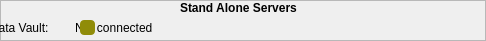
   <widget class="QFrame" name="remoteFrame">
    <property name="geometry">
     <rect>
      <x>5</x>
      <y>280</y>
      <width>486</width>
      <height>41</height>
     </rect>
    </property>
    <property name="styleSheet">
     <string notr="true">#remoteFrame{
border: 1px solid rgb(168,168,168);
border-radius: 5px
}</string>
    </property>
    <property name="frameShape">
     <enum>QFrame::StyledPanel</enum>
    </property>
    <property name="frameShadow">
     <enum>QFrame::Raised</enum>
    </property>
    <widget class="QLabel" name="label_3">
     <property name="geometry">
      <rect>
       <x>180</x>
       <y>0</y>
       <width>131</width>
       <height>16</height>
      </rect>
     </property>
     <property name="font">
      <font>
       <pointsize>9</pointsize>
       <weight>75</weight>
       <bold>true</bold>
      </font>
     </property>
     <property name="text">
      <string>Stand Alone Servers</string>
     </property>
    </widget>
    <widget class="QLabel" name="label_DataVault_3">
     <property name="geometry">
      <rect>
       <x>-10</x>
       <y>20</y>
       <width>80</width>
       <height>15</height>
      </rect>
     </property>
     <property name="styleSheet">
      <string notr="true"/>
     </property>
     <property name="text">
      <string>Data Vault:</string>
     </property>
    </widget>
    <widget class="QLabel" name="label_remoteDataVault_status">
     <property name="geometry">
      <rect>
       <x>75</x>
       <y>20</y>
       <width>121</width>
       <height>15</height>
      </rect>
     </property>
     <property name="styleSheet">
      <string notr="true">#label_DataVault_status{
color:rgb(168,168,168);
qproperty-alignment: 'AlignVCenter | AlignCenter';
}</string>
     </property>
     <property name="text">
      <string>Not connected</string>
     </property>
    </widget>
    <widget class="QPushButton" name="push_remoteDataVault">
     <property name="geometry">
      <rect>
       <x>80</x>
       <y>20</y>
       <width>15</width>
       <height>15</height>
      </rect>
     </property>
     <property name="styleSheet">
      <string notr="true">#push_remoteDataVault{
background: rgb(144, 140, 9);
 border-radius: 4px;
}</string>
     </property>
     <property name="text">
      <string/>
     </property>
    </widget>
   </widget>
